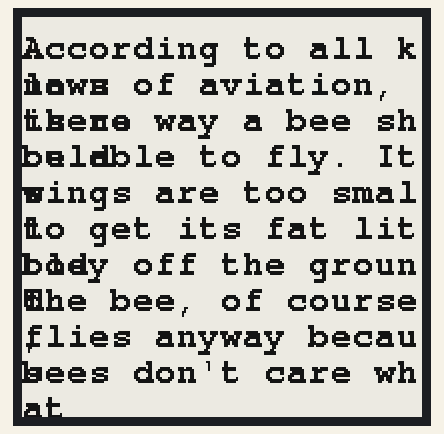
The sketch below on a simulated Arduino Mega 2560, built for the host (arithmetic inside an expression is 32-bit, double 64-bit). Parts: 200×200 one-colour display.

Above: at 3.3 s.
At 9.5 s:
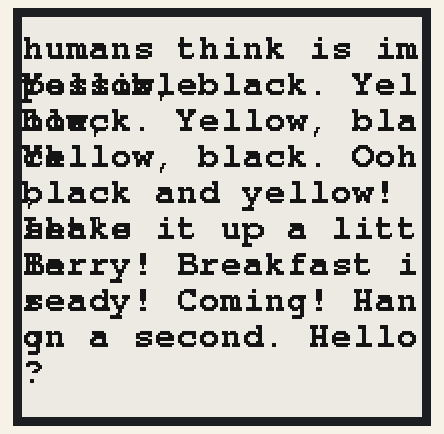
At 15.7 s:
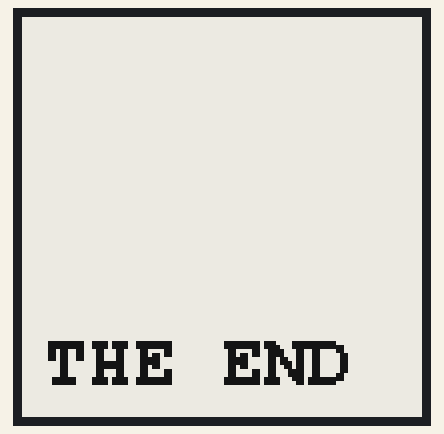

The sketch:

epaper.ino
```cpp
#include <Arduino.h>
#include <SPI.h>
#include <GxEPD2_BW.h>
#include <Fonts/FreeMonoBold9pt7b.h>

#define EPD_BUSY  4
#define EPD_RST   16
#define EPD_DC    17
#define EPD_CS    5
#define EPD_SCK   18
#define EPD_MOSI  23

GxEPD2_BW<GxEPD2_154_D67, GxEPD2_154_D67::HEIGHT> epd(
  GxEPD2_154_D67(EPD_CS, EPD_DC, EPD_RST, EPD_BUSY)
);

String texto =
"According to all known laws of aviation, there is no way a bee should be able to fly. Its wings are too small to get its fat little body off the ground. The bee, of course, flies anyway because bees don't care what humans think is impossible. Yellow, black. Yellow, black. Yellow, black. Yellow, black. Ooh, black and yellow! Let's shake it up a little. Barry! Breakfast is ready! Coming! Hang on a second. Hello?";

// CONFIG
const int LINE_HEIGHT = 18;
const int MAX_CHARS = 19;
const int SCREEN_H = 190;

// -------- SPLIT SIMPLE --------
std::vector<String> dividirLineas(String txt) {
  std::vector<String> lineas;
  String linea = "";
  for (int i = 0; i < txt.length(); i++) {
    linea += txt[i];
    if (linea.length() >= MAX_CHARS && txt[i] == ' ') {
      lineas.push_back(linea);
      linea = "";
    }
  }

  if (linea.length() > 0) lineas.push_back(linea);
  return lineas;
}

void setup() {
  Serial.begin(115200);
  delay(1000);
  SPI.begin(EPD_SCK, -1, EPD_MOSI, EPD_CS);
  epd.init();
  epd.setRotation(0);
  epd.setTextColor(GxEPD_BLACK);
  epd.setFont(&FreeMonoBold9pt7b);
  // We divide the text between lines
  auto lineas = dividirLineas(texto);
  // Max lines in screen
  int maxLineas = SCREEN_H / LINE_HEIGHT;

  int totalPaginas = (lineas.size() + maxLineas - 1) / maxLineas;

  for (int p = 0; p < totalPaginas; p++) {
    // Clean between iterations
    epd.setFullWindow();
    epd.firstPage();
    do {
      epd.fillScreen(GxEPD_WHITE);
      int y = 20;
      int start = p * maxLineas;
      for (int i = 0; i < maxLineas; i++) {
        int idx = start + i;
        if (idx >= lineas.size()) break;
        epd.setCursor(0, y);
        epd.print(lineas[idx]);
        y += LINE_HEIGHT;
      }

    } while (epd.nextPage());
    //Time between pages
    delay(4000);
  }

  // -------- WRITE "FIN" WHEN PAGES ARE FINISHED --------
  epd.setFullWindow();
  epd.firstPage();
  do {
    epd.fillScreen(GxEPD_WHITE);
    epd.setTextSize(2);
    epd.print("THE END");
  } while (epd.nextPage());
  epd.hibernate();
}

void loop() {}
```

Measured:
- what the display in image 0 shows lasts 6.2 s, from 3.3 s to 9.5 s
